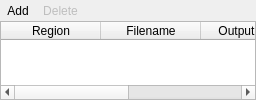
         <widget class="QWidget" name="top_frame" native="true">
          <property name="sizePolicy">
           <sizepolicy hsizetype="Expanding" vsizetype="MinimumExpanding">
            <horstretch>0</horstretch>
            <verstretch>0</verstretch>
           </sizepolicy>
          </property>
          <property name="maximumSize">
           <size>
            <width>16777215</width>
            <height>100</height>
           </size>
          </property>
          <layout class="QVBoxLayout" name="verticalLayout_3">
           <property name="spacing">
            <number>0</number>
           </property>
           <property name="leftMargin">
            <number>0</number>
           </property>
           <property name="topMargin">
            <number>0</number>
           </property>
           <property name="rightMargin">
            <number>0</number>
           </property>
           <property name="bottomMargin">
            <number>0</number>
           </property>
           <item>
            <widget class="QWidget" name="frame_add_delete" native="true">
             <layout class="QHBoxLayout" name="horizontalLayout_7">
              <property name="spacing">
               <number>0</number>
              </property>
              <property name="leftMargin">
               <number>0</number>
              </property>
              <property name="topMargin">
               <number>0</number>
              </property>
              <property name="rightMargin">
               <number>0</number>
              </property>
              <property name="bottomMargin">
               <number>0</number>
              </property>
              <item>
               <layout class="QHBoxLayout" name="horizontalLayout">
                <item>
                 <widget class="QToolButton" name="toolbutton_add">
                  <property name="toolTip">
                   <string>Define new VTK output region</string>
                  </property>
                  <property name="text">
                   <string>Add</string>
                  </property>
                  <property name="autoRaise">
                   <bool>true</bool>
                  </property>
                 </widget>
                </item>
                <item>
                 <widget class="QToolButton" name="toolbutton_delete">
                  <property name="enabled">
                   <bool>false</bool>
                  </property>
                  <property name="toolTip">
                   <string>Delete VTK output definition</string>
                  </property>
                  <property name="text">
                   <string>Delete</string>
                  </property>
                  <property name="autoRaise">
                   <bool>true</bool>
                  </property>
                 </widget>
                </item>
                <item>
                 <spacer name="horizontalSpacer">
                  <property name="orientation">
                   <enum>Qt::Horizontal</enum>
                  </property>
                  <property name="sizeHint" stdset="0">
                   <size>
                    <width>40</width>
                    <height>20</height>
                   </size>
                  </property>
                 </spacer>
                </item>
               </layout>
              </item>
             </layout>
            </widget>
           </item>
           <item>
            <widget class="QTableWidget" name="tablewidget_regions">
             <property name="maximumSize">
              <size>
               <width>16777215</width>
               <height>100</height>
              </size>
             </property>
             <property name="selectionMode">
              <enum>QAbstractItemView::SingleSelection</enum>
             </property>
             <property name="selectionBehavior">
              <enum>QAbstractItemView::SelectRows</enum>
             </property>
             <attribute name="horizontalHeaderHighlightSections">
              <bool>false</bool>
             </attribute>
             <attribute name="verticalHeaderVisible">
              <bool>false</bool>
             </attribute>
             <column>
              <property name="text">
               <string>Region</string>
              </property>
             </column>
             <column>
              <property name="text">
               <string>Filename</string>
              </property>
             </column>
             <column>
              <property name="text">
               <string>Output Type</string>
              </property>
             </column>
             <column>
              <property name="text">
               <string>ID</string>
              </property>
             </column>
            </widget>
           </item>
          </layout>
         </widget>
